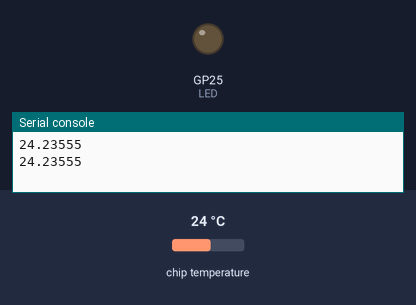
This program was run on a simulated Raspberry Pi Pico running MicroPython. On the bench: output pins drawn as LEDs (lit = HIGH), the last lines printed to the serial console. The test bench sets the inputs (shaded band); at power-on: chip temperature 24 °C.

Above: at 1.2 s.
1.3 s: chip temperature set to 30 °C
4.2 s: chip temperature set to 33 °C
At 6.3 s:
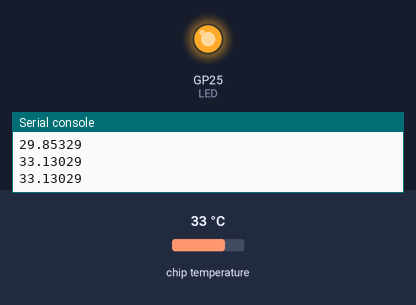
7.5 s: chip temperature set to 1 °C
At 9.8 s:
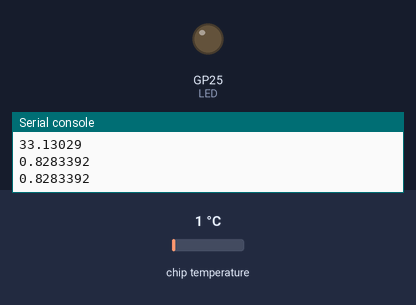
10.5 s: chip temperature set to 34 °C
At 13.4 s:
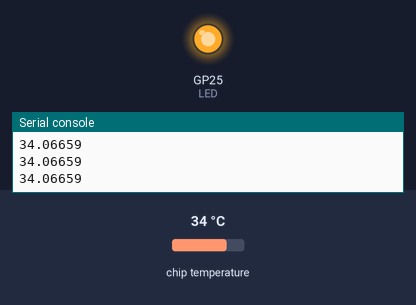
Timing chart, 0 to 14.5 s (numbered marks = the images above; inputs shaded):
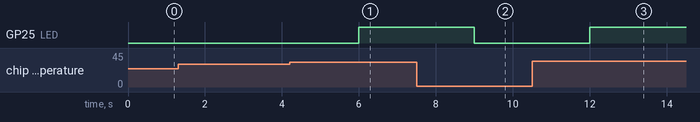

Measured:
- the behaviour switches between 31 and 32 °C on chip temperature (found by bisection; images 0 and 1)
- after the input at 4.2 s, GP25 (LED): LOW → HIGH after 1.8 s
- after the input at 7.5 s, GP25 (LED): HIGH → LOW after 1.5 s
- after the input at 10.5 s, GP25 (LED): LOW → HIGH after 1.5 s

The program:

Clase_6.2__Sensor_de_Temperatura_Interno_.py
```python
from machine import ADC, Pin
import time

Sensor = ADC(4)
LED = Pin(25,Pin.OUT)

while True:

    Valor = Sensor.read_u16()*3.3/65535
    Temp = 27-(Valor-0.706)/0.001721

    print(Temp)

    time.sleep(1)

    if Temp >= 32:
        LED.high()
    else:
        LED.low()
```
